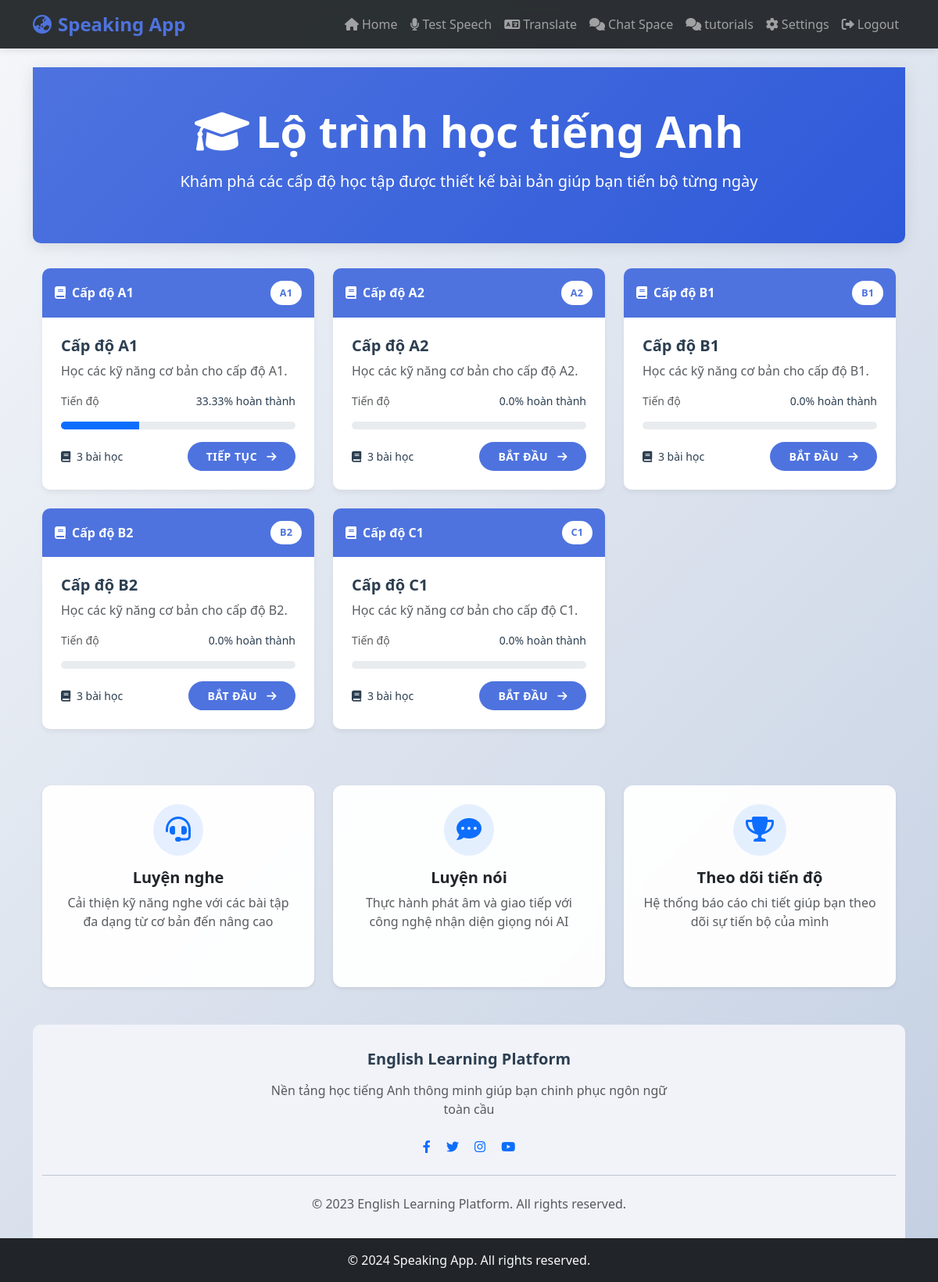
The app's page /tutorials/tutorials (signed in) with its own data.
### models/models.py (models this page shows)
class Level(db.Model):
    __tablename__ = 'levels'
    level_id = db.Column(db.Integer, primary_key=True)
    level_name = db.Column(db.String(10), unique=True, nullable=False)
    lessons = db.relationship('Lesson', backref='level', lazy=True)
    vocabulary = db.relationship('Vocabulary', backref='level', lazy=True)
    tests = db.relationship('Test', backref='level', lazy=True)

### modules/tutorials.py (the view)
@tutorials_bp.route('/tutorials')
@login_required
def tutorials():
    levels = Level.query.all()
    level_data = {}
    for level in levels:
        lessons = Lesson.query.filter_by(level_id=level.level_id).all()
        total_lessons = len(lessons)
        completed_lessons = UserProgress.query.filter_by(
            user_id=current_user.id, completion_status=True
        ).join(Lesson).filter(Lesson.level_id == level.level_id).count()
        completion_percentage = (completed_lessons / total_lessons * 100) if total_lessons > 0 else 0
        level_data[level.level_name] = {
            "title": f"Cấp độ {level.level_name}",
            "description": f"Học các kỹ năng cơ bản cho cấp độ {level.level_name}.",
            "icon": "book",
            "difficulty": level.level_name,
            "lessons": total_lessons,
            "completion": round(completion_percentage, 2)
        }
    return render_template('tutorials.html', levels=level_data, current_user=current_user)

### app.py (called while the page is built)
@login_manager.user_loader
def load_user(user_id):
    return db.session.get(User, int(user_id))

### templates/tutorials.html (shortened to what this page needs)
{% extends "base.html" %}
{% block content %}
    <div class="header text-center">
        <div class="container">
            <h1 class="display-4 fw-bold mb-3"><i class="fas fa-graduation-cap me-2"></i>Lộ trình học tiếng Anh</h1>
            <p class="lead">Khám phá các cấp độ học tập được thiết kế bài bản giúp bạn tiến bộ từng ngày</p>
        </div>
    </div>
    <div class="container">
        <div class="row">
            {% for level, data in levels.items() %}
                <div class="col-md-6 col-lg-4">
                    <div class="level-card">
                        <div class="level-header d-flex justify-content-between align-items-center">
                            <span><i class="fas fa-{{ data['icon'] }} me-2"></i>Cấp độ {{ level }}</span>
                            <span class="badge-level">{{ data['difficulty'] }}</span>
                        </div>
                        <div class="level-body">
                            <h5 class="fw-bold">{{ data['title'] }}</h5>
                            <p class="text-muted">{{ data['description'] }}</p>
                            <div class="d-flex justify-content-between mb-2">
                                <small class="text-muted">Tiến độ</small>
                                <small>{{ data['completion'] }}% hoàn thành</small>
                            </div>
                            <div class="progress">
                                <div class="progress-bar" role="progressbar" style="width: {{ data['completion'] }}%"
                                     aria-valuenow="{{ data['completion'] }}" aria-valuemin="0" aria-valuemax="100"></div>
                            </div>
                            <div class="d-flex justify-content-between align-items-center mt-3">
                                <small><i class="fas fa-book me-1"></i> {{ data['lessons'] }} bài học</small>
                                <a href="{{ url_for('tutorials.start_lesson', level_name=level) }}" class="btn btn-sm btn-start">
                                    {% if data['completion'] == 0 %}Bắt đầu{% else %}Tiếp tục{% endif %}
                                    <i class="fas fa-arrow-right ms-2"></i>
                                </a>
                            </div>
                        </div>
                    </div>
                </div>
            {% endfor %}
        </div>
    </div>
    <div class="container mt-5">
        <div class="row g-4">
            <div class="col-md-4">
                <div class="card h-100 border-0 shadow-sm">
                    <div class="card-body text-center p-4">
                        <div class="bg-primary bg-opacity-10 p-3 rounded-circle d-inline-block mb-3">
                            <i class="fas fa-headset text-primary fs-2"></i>
                        </div>
                        <h5 class="fw-bold">Luyện nghe</h5>
                        <p class="text-muted">Cải thiện kỹ năng nghe với các bài tập đa dạng từ cơ bản đến nâng cao</p>
                    </div>
                </div>
            </div>
            <div class="col-md-4">
                <div class="card h-100 border-0 shadow-sm">
                    <div class="card-body text-center p-4">
                        <div class="bg-primary bg-opacity-10 p-3 rounded-circle d-inline-block mb-3">
                            <i class="fas fa-comment-dots text-primary fs-2"></i>
                        </div>
                        <h5 class="fw-bold">Luyện nói</h5>
                        <p class="text-muted">Thực hành phát âm và giao tiếp với công nghệ nhận diện giọng nói AI</p>
                    </div>
                </div>
            </div>
            <div class="col-md-4">
                <div class="card h-100 border-0 shadow-sm">
                    <div class="card-body text-center p-4">
                        <div class="bg-primary bg-opacity-10 p-3 rounded-circle d-inline-block mb-3">
                            <i class="fas fa-trophy text-primary fs-2"></i>
                        </div>
                        <h5 class="fw-bold">Theo dõi tiến độ</h5>
                        <p class="text-muted">Hệ thống báo cáo chi tiết giúp bạn theo dõi sự tiến bộ của mình</p>
                    </div>
                </div>
            </div>
        </div>
    </div>
    <div class="features-footer text-center">
        <div class="container">
            <div class="row">
                <div class="col-md-6 mx-auto">
                    <h5 class="fw-bold mb-3">English Learning Platform</h5>
                    <p class="text-muted">Nền tảng học tiếng Anh thông minh giúp bạn chinh phục ngôn ngữ toàn cầu</p>
                    <div class="mt-4">
                        <a href="#" class="text-decoration-none me-3"><i class="fab fa-facebook-f"></i></a>
                        <a href="#" class="text-decoration-none me-3"><i class="fab fa-twitter"></i></a>
                        <a href="#" class="text-decoration-none me-3"><i class="fab fa-instagram"></i></a>
                        <a href="#" class="text-decoration-none"><i class="fab fa-youtube"></i></a>
                    </div>
                </div>
            </div>
            <hr class="my-4">
            <p class="mb-0 text-muted">© 2023 English Learning Platform. All rights reserved.</p>
        </div>
    </div>
{% endblock %}

### templates/base.html (shortened to what this page needs)
<!DOCTYPE html>
<html lang="en">
<head>
    <link href="https://cdn.jsdelivr.net/npm/bootstrap@5.3.2/dist/css/bootstrap.min.css" rel="stylesheet">
    <link href="https://cdnjs.cloudflare.com/ajax/libs/font-awesome/6.0.0/css/all.min.css" rel="stylesheet">
    <link href="{{ url_for('static', filename='styles.css') }}" rel="stylesheet">
</head>
<body>
    <nav class="navbar navbar-expand-lg navbar-dark">
        <div class="container">
            <a class="navbar-brand" href="{{ url_for('home') }}">
                <i class="fas fa-globe-asia me-2"></i>Speaking App
            </a>
            <div class="collapse navbar-collapse" id="navbarNav">
                <ul class="navbar-nav ms-auto">
                    <li class="nav-item">
                        <a class="nav-link" href="{{ url_for('home') }}">
                            <i class="fas fa-home me-1"></i>Home
                        </a>
                    </li>
                    {% if current_user.is_authenticated %}
                    <li class="nav-item">
                        <a class="nav-link" href="{{ url_for('speech.speech_to_text') }}">
                            <i class="fas fa-microphone me-1"></i>Test Speech
                        </a>
                    </li>
                    <li class="nav-item">
                        <a class="nav-link" href="{{ url_for('translate.translate_text') }}">
                            <i class="fas fa-language me-1"></i>Translate
                        </a>
                    </li>
                    <li class="nav-item">
                        <a class="nav-link" href="{{ url_for('chatting.chat_page') }}">
                            <i class="fas fa-comments me-1"></i>Chat Space
                        </a>
                    </li>
                    <li class="nav-item">
                        <a class="nav-link" href="{{ url_for('tutorials.tutorials') }}">
                            <i class="fas fa-comments me-1"></i>tutorials
                        </a>
                    </li>
                    <li class="nav-item">
                        <a class="nav-link" href="{{ url_for('settings') }}">
                            <i class="fas fa-cog me-1"></i>Settings
                        </a>
                    </li>
                    <li class="nav-item">
                        <a class="nav-link" href="{{ url_for('logout') }}">
                            <i class="fas fa-sign-out-alt me-1"></i>Logout
                        </a>
                    </li>
                    {% else %}
                    <li class="nav-item">
                        <a class="nav-link" href="{{ url_for('settings') }}">
                            <i class="fas fa-cog me-1"></i>Settings
                        </a>
                    </li>
                    {% endif %}
                </ul>
            </div>
        </div>
    </nav>
    <div class="container mt-4">
        {% block content %}{% endblock %}
    </div>
    <footer class="footer mt-auto py-3 bg-dark text-light">
        <div class="container text-center">
            <span>© 2024 Speaking App. All rights reserved.</span>
        </div>
    </footer>
</body>
</html>

### static/styles.css (style rules this page uses)
:root { --primary-color: #4a90e2; --secondary-color: #f5f6fa; --accent-color: #2ecc71; --danger-color: #e74c3c; --warning-color: #f1c40f; --text-color: #2c3e50; --border-radius: 12px; --transition: all 0.3s ease; --box-shadow: 0 8px 16px rgba(0, 0, 0, 0.1); }
body { background: linear-gradient(135deg, #f5f7fa 0%, #c3cfe2 100%); min-height: 100vh; font-family: "Segoe UI", Tahoma, Geneva, Verdana, sans-serif; color: var(--text-color); }
.navbar { background: rgba(33, 37, 41, 0.95) !important; backdrop-filter: blur(10px); box-shadow: 0 2px 10px rgba(0, 0, 0, 0.1); transition: var(--transition); }
.navbar-brand { font-weight: 700; font-size: 1.5rem; color: var(--primary-color) !important; }
.nav-link { position: relative; padding: 0.5rem 1rem; transition: var(--transition); }
.nav-link::after { content: ""; position: absolute; bottom: 0; left: 50%; width: 0; height: 2px; background: var(--primary-color); transition: var(--transition); transform: translateX(-50%); }
.card { background: rgba(255, 255, 255, 0.95); border: none; border-radius: var(--border-radius); box-shadow: var(--box-shadow); transition: var(--transition); backdrop-filter: blur(10px); margin-bottom: 2rem; }
.card-body { padding: 2rem; }
.btn { border-radius: 8px; padding: 0.8rem 1.5rem; font-weight: 600; transition: var(--transition); text-transform: uppercase; letter-spacing: 0.5px; }

### templates/tutorials.html (style rules this page uses)
:root { --primary-color: #4e73df; --secondary-color: #f8f9fc; --accent-color: #2e59d9; }
.header { background: linear-gradient(135deg, var(--primary-color) 0%, var(--accent-color) 100%); color: white; padding: 3rem 0; margin-bottom: 2rem; border-radius: 0 0 10px 10px; box-shadow: 0 4px 20px rgba(0, 0, 0, 0.1); }
.level-card { transition: all 0.3s ease; border: none; border-radius: 10px; overflow: hidden; margin-bottom: 1.5rem; box-shadow: 0 4px 6px rgba(0, 0, 0, 0.05); }
.level-header { background-color: var(--primary-color); color: white; padding: 1rem; font-weight: 600; }
.level-body { padding: 1.5rem; background-color: white; }
.badge-level { background-color: white; color: var(--primary-color); font-size: 0.8rem; font-weight: 700; padding: 0.35rem 0.75rem; border-radius: 50rem; }
.progress { height: 10px; margin: 1rem 0; }
.btn-start { background-color: var(--primary-color); color: white; font-weight: 600; padding: 0.5rem 1.5rem; border-radius: 50rem; border: none; transition: all 0.3s; }
.features-footer { background-color: #f1f3f9; padding: 2rem 0; margin-top: 3rem; border-radius: 10px 10px 0 0; }

### records on screen
Level: level_name "A1", difficulty "A1", title "Cấp độ A1", description "Học các kỹ năng cơ bản cho cấp độ A1.", completion "33.33", lessons "3", shows "TIẾP TỤC"
Level: level_name "A2", difficulty "A2", title "Cấp độ A2", description "Học các kỹ năng cơ bản cho cấp độ A2.", completion "0.0", lessons "3", shows "BẮT ĐẦU"
Level: level_name "B1", difficulty "B1", title "Cấp độ B1", description "Học các kỹ năng cơ bản cho cấp độ B1.", completion "0.0", lessons "3", shows "BẮT ĐẦU"
Level: level_name "B2", difficulty "B2", title "Cấp độ B2", description "Học các kỹ năng cơ bản cho cấp độ B2.", completion "0.0", lessons "3", shows "BẮT ĐẦU"
Level: level_name "C1", difficulty "C1", title "Cấp độ C1", description "Học các kỹ năng cơ bản cho cấp độ C1.", completion "0.0", lessons "3", shows "BẮT ĐẦU"
